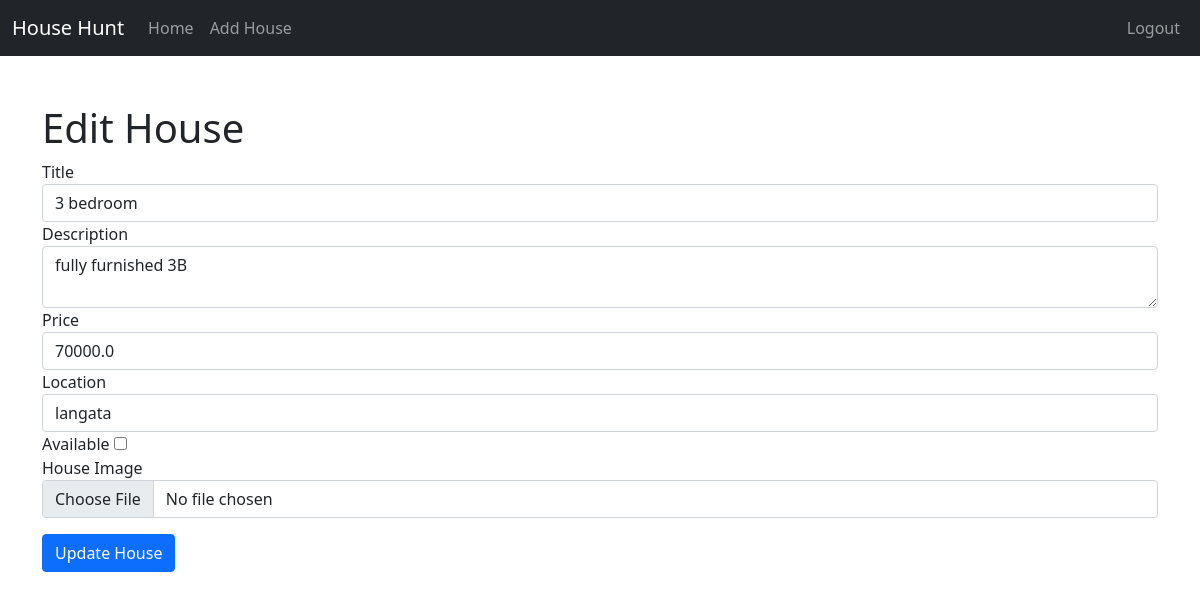
The app's page /edit/4 (signed in), older data.
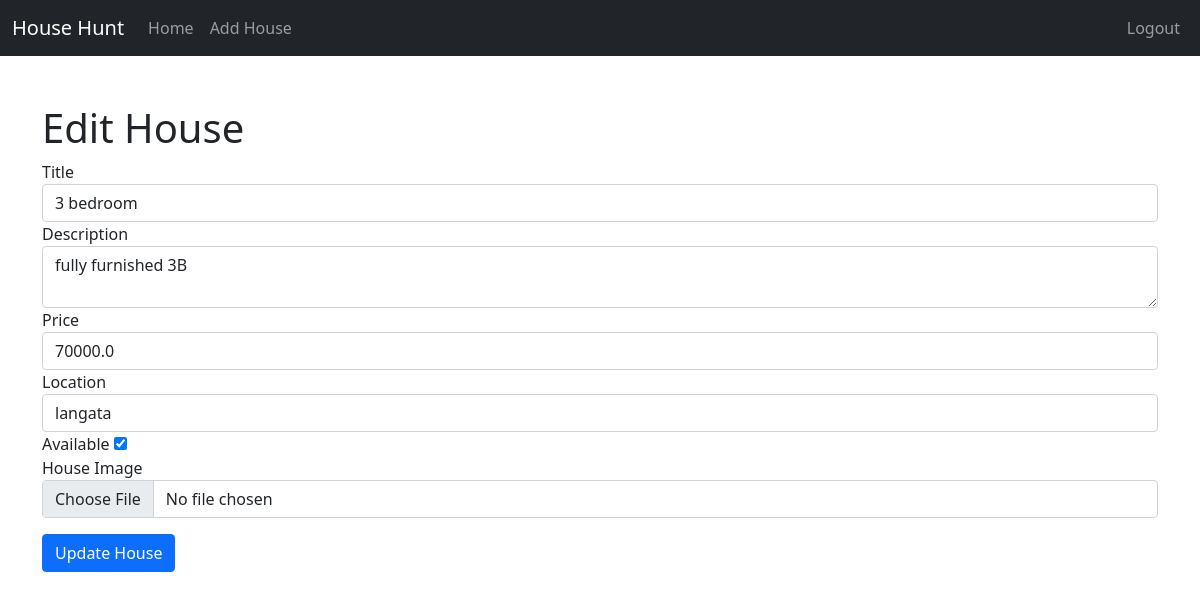
The same page, newer data.
### app.py (models this page shows)
class House(db.Model):
    id = db.Column(db.Integer, primary_key=True)
    title = db.Column(db.String(100), nullable=False)
    description = db.Column(db.Text, nullable=False)
    price = db.Column(db.Float, nullable=False)
    location = db.Column(db.String(100), nullable=False)
    image_file = db.Column(db.String(120), nullable=True)
    available = db.Column(db.Boolean, default=True)

### app.py (the view, shortened to what this page needs)
@app.route('/edit/<int:id>', methods=['GET', 'POST'])
@login_required
def edit_house(id):
    if not current_user.is_admin:
        return "Access Denied", 403
    house = House.query.get_or_404(id)
    return render_template('edit_house.html', house=house)

### app.py (called while the page is built)
@login_manager.user_loader
def load_user(user_id):
    return User.query.get(int(user_id))

### templates/edit_house.html (shortened to what this page needs)
{% extends 'base.html' %}
{% block content %}
    <h1>Edit House</h1>
    <form method="POST" enctype="multipart/form-data">
        <div class="form-group">
            <label for="title">Title</label>
            <input type="text" class="form-control" id="title" name="title" value="{{ house.title }}" required>
        </div>
        <div class="form-group">
            <label for="description">Description</label>
            <textarea class="form-control" id="description" name="description" required>{{ house.description }}</textarea>
        </div>
        <div class="form-group">
            <label for="price">Price</label>
            <input type="number" class="form-control" id="price" name="price" value="{{ house.price }}" required>
        </div>
        <div class="form-group">
            <label for="location">Location</label>
            <input type="text" class="form-control" id="location" name="location" value="{{ house.location }}" required>
        </div>
        <div class="form-group">
            <label for="available">Available</label>
            <input type="checkbox" id="available" name="available" {% if house.available %}checked{% endif %}>
        </div>
        <div class="form-group">
            <label for="image_file">House Image</label>
            <input type="file" class="form-control" id="image_file" name="image_file">
        </div>
        <button type="submit" class="btn btn-primary mt-3">Update House</button>
    </form>
{% endblock %}

Row changes from the older to the newer data that the page shows:
changed House "3 bedroom": available "☐" → "☑"
